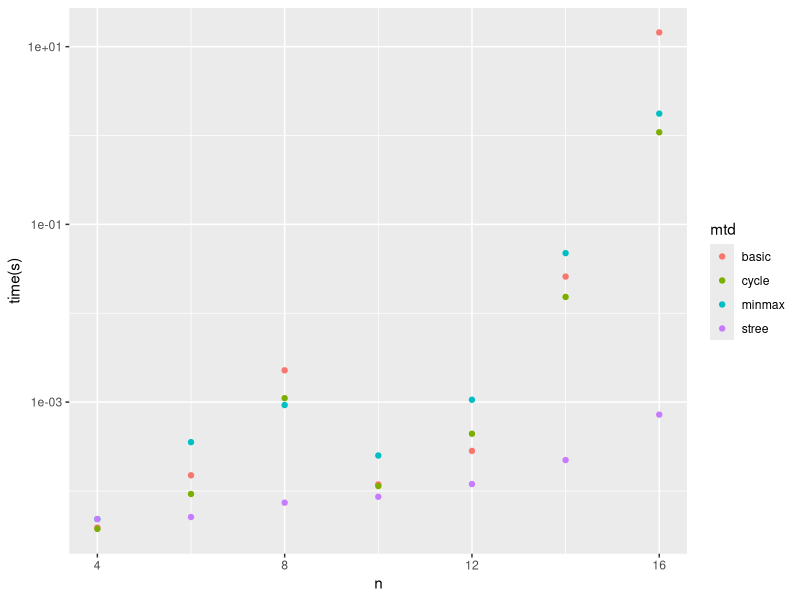

R code for this plot:
library(readr)
library(dplyr)
library(ggplot2)

data <- read_csv('cmp-algo-time-lab.csv') %>%
  filter(d == 3, bdr == 'basic' | mgr == 'basic') %>%
  mutate(mtd = ifelse(mgr == 'basic', bdr, mgr)) %>%
  select(-c(bdr, mgr)) %>%
  group_by(n, d, mtd, node) %>%
  summarise(mean_time = mean(time)) %>%
  ungroup() %>%
  mutate(mtd = as.factor(mtd))

gp <- ggplot(data, aes(x = n, y = mean_time, color = mtd)) +
  scale_y_log10() +
  geom_point() +
  labs(x = 'n', y = 'time(s)')
ggsave('cmp-algo-time.pdf', gp,
       width = 15, height = 10, units = 'cm')
